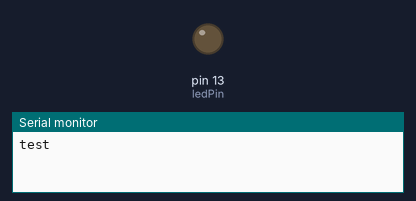
The sketch below on a simulated Arduino Uno, built with avr-gcc and run on an emulated ATmega328P. Parts: output pins drawn as LEDs (lit = HIGH), the last lines printed to the serial monitor.

Above: at 2.9 s.
At 5.62 s:
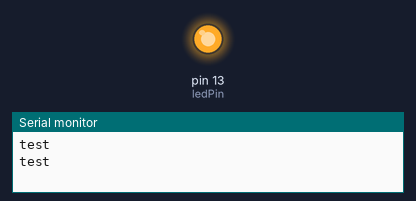
Timing chart, 0 to 7.4 s (numbered marks = the images above):
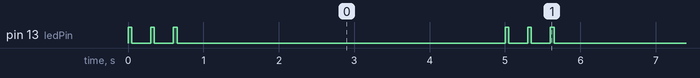

The sketch:

main.ino
```cpp
const int ledPin = LED_BUILTIN;
const int blinkDelay = 50;
const int pauseDelay = 250;
const int loopDelay = 5000;
const int baud = 9600;
const int buttonPin = 0;

int buttonState = 0;
int lastButtonState = 0;

unsigned long previousMillis = 0;

void setup() {
  pinMode(ledPin, OUTPUT);
  pinMode(buttonPin, INPUT);
  Serial.begin(baud);
  testUsbConnection();
}

void loop() {

  buttonState = digitalRead(buttonPin);

  if (buttonState != lastButtonState) {
    // if the state has changed, increment the counter
    if (buttonState == HIGH) {
      // if the current state is HIGH then the button went from off to on:
      Serial.println("on");
    } else {
      // if the current state is LOW then the button went from on to off:
      Serial.println("off");
    }
    // Delay a little bit to avoid bouncing
    delay(50);
  }
  // save the current state as the last state, for next time through the loop
  lastButtonState = buttonState;

  unsigned long currentMillis = millis();
  if (currentMillis - previousMillis >= loopDelay) {
    previousMillis = currentMillis;
    testUsbConnection();
  }
}

void testUsbConnection() {
  Serial.println("test");
  for (int i = 0; i < 3; i++) {
    digitalWrite(ledPin, HIGH);
    delay(blinkDelay);
    digitalWrite(ledPin, LOW);
    delay(pauseDelay);
  }
}
```

Measured:
- by itself, pin 13 (ledPin): repeats every 5.0 s: HIGH 0.05 s, LOW 0.25 s, HIGH 0.05 s, LOW 4.4 s, HIGH 0.05 s, LOW 0.25 s
- by itself, everything shown: repeats every 5.0 s, in 6 steps
